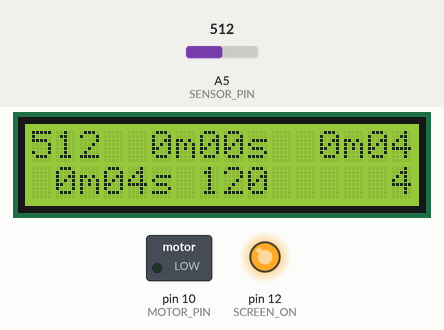
A sketch run on a simulated Arduino Uno, built with avr-gcc and run on an emulated ATmega328P. Shown: 16×2 character LCD, switched loads named in the sketch (green lamp = pin HIGH), output pins drawn as LEDs (lit = HIGH). Inputs (shaded band) come from the test bench; at power-on: A5 (SENSOR_PIN) = 512. Pins used as bus, display or sensor lines are not drawn; what the sketch prints to the serial monitor is not drawn.

Above: at 4.2 s.
4.3 s: A5 (SENSOR_PIN) set to 134
At 8.9 s:
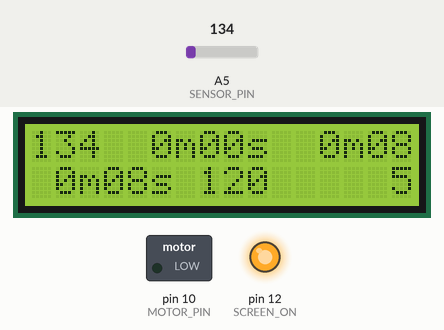
9.6 s: A5 (SENSOR_PIN) set to 108
At 15.9 s:
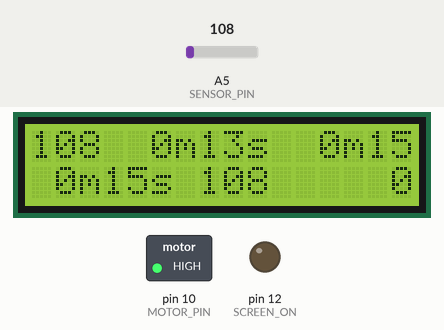
17.1 s: A5 (SENSOR_PIN) set to 233
At 17.7 s:
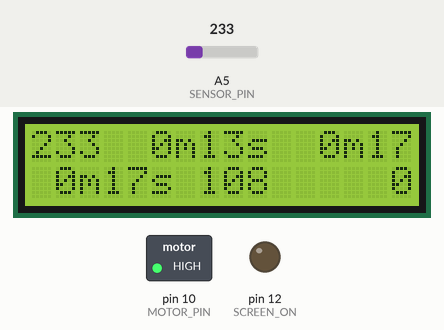
20.8 s: A5 (SENSOR_PIN) set to 267
At 21.4 s:
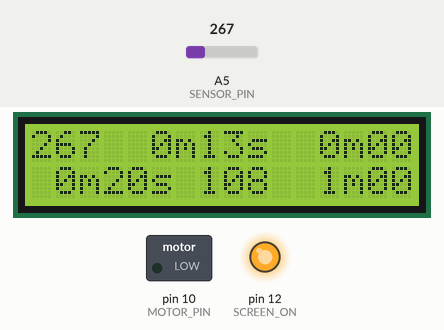
Timing chart, 0 to 23.8 s (numbered marks = the images above; inputs shaded):
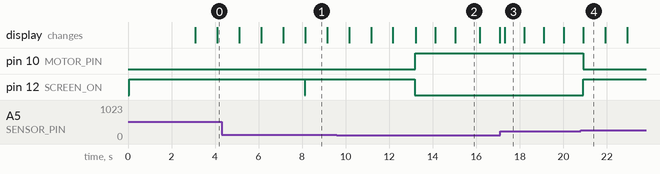

Measured:
- the behaviour switches between 121 and 120 on A5 (SENSOR_PIN) (found by bisection; images 1 and 2)
- the behaviour switches between 249 and 250 on A5 (SENSOR_PIN) (found by bisection; images 3 and 4)
- after the input at 9.6 s, pin 10 (MOTOR_PIN): LOW → HIGH after 3.6 s; pin 12 (SCREEN_ON): goes on until 13.2 s, then stays LOW
- after the input at 20.8 s, pin 10 (MOTOR_PIN): HIGH → LOW after 0.12 s; pin 12 (SCREEN_ON): LOW → HIGH after 0.12 s; the display: changes after 0.13 s (image 4)
- what the display in image 1 shows lasts 1.1 s, from 8.1 s to 9.2 s
- what the display in image 2 shows lasts 1.2 s, from 15.0 s to 16.2 s
- what the display in image 3 shows lasts 0.9 s, from 17.3 s to 18.2 s

The sketch:

pour_and_keep_level.ino
```cpp
/*

Simple Xmas tree watering whish uses minimum level for water sensor
Starts working as soon as the water level is above MAX level.
Mearsures water level periodically. When the level is below the MIN level
it starts water pump and keeps pumping until level is over MAX.

Update History:

19/12/21 v1 - initial prototype that works
11/12/21 v2
 - screen is off when motor is working to save load
 - motor stops after 30s if max is not reached (likely empty watertank)
 - fixed format on screen
13/12/23 v3
 - fixed #4 - restart after power outage
 - changed min interval to 30s
 - changed initial screen to Merry Xmas and version
 - changed initial screen to show countdown at start
 - power off protection: motor start pumping after 30s at start!

*/
/******************
 * Global constants
 *
 * **************/
const int ver=3;  // product version!
int S[3] = {100,120,250}; // Sensor value at 0,50,100%


/******************
 * Board pin layout
 *
 * **************/
// constants won't change. They're used here to set pin numbers:
const int BUTTON_PIN = 13;  // the number of the pushbutton pin
const int MOTOR_PIN =  10;   // LED lit when motor is on
const int SENSOR_PIN = A5; // int Sensor = Analog 5.
//const int SIMULATOR_PIN = 11; // LOW = simulation
const int SENSOR_ON = 8; // pin to turn sensor on
const int SCREEN_ON = 12; // pin to turn screen on

#include <LiquidCrystal.h>
// initialize the library by associating any needed LCD interface pin
// with the arduino pin number it is connected to
const int rs = 2, en = 3, d4 = 4, d5 = 5, d6 = 6, d7 = 7;
LiquidCrystal lcd(rs, en, d4, d5, d6, d7);

/******************
 * Global variables
 *
 * ***************/
bool calibrated = false; // true if calibration was already done

unsigned long motor_started_ms = 0; // last time motor was started
unsigned long motor_stoped_ms = 0;  // last time motor was started
bool motor_is_on = false; // true if motor is on

unsigned long motor_worked_s; // sec motor worked last time
unsigned long motor_idle_s; // ms motor is idle
//unsigned long simulator_extra_ms = 0; // ms which correcponds to level in simulation to adjust motor pump
unsigned long last_drink_s = 0; // time since last drink

int sensor_value; // sensor value 0-1024

float  drink_total = 0;
float  drink_speed = 0;
float pSpeed = 0;


int prev_sensor_value = 0;
int update_interval_s = 30;
int next_mesurement_in_s = 0;
int set_max_min = 1; // set _max min value first time
int s2go = 0; // sec to go to min
int startv, diffv; //sensor value before motor start

// ********************
//  Setup
// ********************

void setup() {

  // initialize the LED pin as an output:
  pinMode(LED_BUILTIN, OUTPUT);
  pinMode(MOTOR_PIN, OUTPUT);
  pinMode(SENSOR_ON, OUTPUT);
  pinMode(SCREEN_ON, OUTPUT);

  // initialize the pushbutton pin as an pull-up input:
  // the pull-up input pin will be HIGH when the switch is open and LOW when the switch is closed.
  pinMode(BUTTON_PIN, INPUT_PULLUP);

  // the pull-up input pin will be HIGH when the switch is open and LOW when the switch is closed.
  //pinMode(SIMULATOR_PIN, INPUT_PULLUP); //short to Ground for LOW

  // open a serial connection to display values
  Serial.begin(9600);

  // set up the LCD's number of columns and rows:
  lcd.begin(16, 2);
  lcd.clear();

  // switch screen on
  digitalWrite(SCREEN_ON, HIGH);
  lcd.setCursor(0,0);

  // initial message max/min
  print_start_screen();
  delay(3000);

  // wait 30s until sensor is in water, but not more than 30s
  int  start_delay = 30; // countdown at start before motor starts if sensor is dry
  while( sensor_read() < S[2] and start_delay > 0)
  {
    print_delay_screen(sensor_value, S[2], start_delay);
    delay(1000);
    start_delay-- ;
  }

 // initialize variables
  prev_sensor_value = sensor_value;
  set_max_min = 1;
  update_interval_s = 5; // set short interval to see how it works
  startv = S[1];
  lcd.clear();
  digitalWrite(LED_BUILTIN, LOW);


}
// ********************
//  Main loop
// ********************
void loop() {

  unsigned long tmp;
  char timestr[10];

   // print to serial
  // Line 1
  Serial.print(sensor_value);
  Serial.print(" "); //
  Serial.print(sensor_value - prev_sensor_value); //
  Serial.print(" "); //
  Serial.print(pSpeed); //
  Serial.print(" "); //
  Serial.println(update_interval_s);

  // keep screen on during countdown
  digitalWrite(SCREEN_ON, HIGH);

  // wait interval
  for(next_mesurement_in_s=update_interval_s; next_mesurement_in_s>0; next_mesurement_in_s--)
  {
    update_screen();
    delay(1000);
  }
  // switch screen off
  digitalWrite(SCREEN_ON, LOW);


  prev_sensor_value = sensor_value;

  // read sensor
  sensor_read();

  // check if we below Min level
  if( sensor_value <= S[1] )
  {
    // if lever is lower than Lmin
    startv = sensor_value; // value before motor start
    diffv = 0; // difference
    Serial.print(sensor_value);
    Serial.print(" -> motor started after ");

    last_drink_s = (millis()-motor_stoped_ms)/1000 ;
    ms_to_string(timestr,last_drink_s );
    Serial.println(timestr);

    // keep pumping water while level is below Lmax
    motor_start();
    while ( sensor_read() + diffv < S[2] )
    {
      diffv = max(diffv, startv-sensor_value);
      Serial.print(sensor_value);
      Serial.print(" + ");
      Serial.print(diffv);
      Serial.print(" = ");
      Serial.println(sensor_value + diffv);
      update_screen();
      //motor_timer(1000); // start motor
      //update_screen();
      delay(200);

      // TODO:add check that motor works too long - 30s?
      if ( millis() - motor_started_ms > 30000 )
      {
        // set threshold to 0 to stop further attempt
        S[1]=0;
        break;
      }
    }
    motor_stop();
    //sensor_value += diffv;
    Serial.print(sensor_value + diffv);
    Serial.println(" max reached ");

    // Level is above Lmax now
    // initiate variables
    update_interval_s = 60; //min(16,update_interval_s);
    //update_screen();
    prev_sensor_value = sensor_value;
    pSpeed = 0;
  }
  else
  {
    // calculate delay for next update
    // current speed
    pSpeed = float(sensor_value - S[1])/float(prev_sensor_value - S[1]);

    if( pSpeed > 0.8 )
    {
      if( update_interval_s <= 1800 ) update_interval_s *= 2; // max period 1h=3600s
    }
    else if ( pSpeed < 0.4)
    {
      if( update_interval_s >= 60 ) update_interval_s /= 4; // min period 15s
    }
    else if ( pSpeed < 0.6)
    {
      if( update_interval_s >= 30 ) update_interval_s /= 2; // min period 15s
    }

    // new function for next delay
    //
    // prev_value  next_value  min_value
    //   |          |           |
    //   v          v           v
    // --+----------+-----------+----
    //              |<---P1---->|
    //   |<------P0------------>|
    //
    // if P1/P0
    //    > 0.8 -> too slow change -> interval *=2
    //    < 0.6 -> too fast change -> interval /=2
    //    within 0.6-0.8 -> ok -> keep interval
    //


  }
}
// ********************
//  Motor module
// ********************
void  motor_start()
{
  digitalWrite(MOTOR_PIN, HIGH);
  motor_started_ms = millis();
  motor_is_on = true;
  //Serial.println("motor started");
  motor_idle_s = (motor_started_ms - motor_stoped_ms)/1000; // time motor stood idle = drinking mode
}
void  motor_stop()
{
  digitalWrite(MOTOR_PIN, LOW);
  motor_stoped_ms = millis();
  motor_worked_s = (motor_stoped_ms - motor_started_ms)/1000; // time motor worked. = filling moden
  motor_is_on = false;
  //Serial.print("motor stoped after ");
  //Serial.print(motor_worked_s);
  //Serial.println(" s");
}

void motor_timer(unsigned int timer)
{
  motor_start();
  delay(timer);
  motor_stop();
}

// ********************
//  Sensor module
// return value 0-1024
// ********************
int sensor_read()
{
    digitalWrite(SENSOR_ON, HIGH);
    delay(10);
    sensor_value = analogRead(A5);
    delay(10);
    sensor_value = analogRead(A5);
    digitalWrite(SENSOR_ON, LOW);

  return sensor_value;
}

// ********************
//  Stabilize sensor by wating until reading is the same X times
//
// ********************

void sensor_stabilize()
{
  sensor_stabilize(3);
}
void sensor_stabilize(int times)
{
  int p=1,cnt=0;
  int v1,v2;

  Serial.println("stabilize start");

  v1 = sensor_value;
  do
  {
    delay(2000);
    v2 = sensor_read();
    if( v2==v1)
    {
      p++;
    }
    else
    {
      p =1;
      v1 = v2;
    }
    print_calibr_value(v2, p);
    cnt++;
  } while (p<times and cnt<100);

  Serial.println("stabilize complete");
}
void print_calibr_value(int v2, int p)
{
    char text[10];

      Serial.print(v2);
      Serial.print(" ");
      Serial.println(p);
      lcd.setCursor(10,1);
      sprintf(text,"%1d %4d",p, v2);
      lcd.print(text);
}

/*********************
 *
 *  Print start screen
 *
0123456789012345
----------------
Merry Xmass v2.0
max=000, min=000
----------------
0123456789012345
*/
void print_start_screen()
{
    char text[17];

      // line 1
      lcd.setCursor(0,0);
      sprintf(text,"Merry Xmas v%d",ver);
      lcd.print(text);

      // Line 2
      lcd.setCursor(0,1);
      sprintf(text,"min=%3d, max=%3d", S[1], S[2]);
      lcd.print(text);
}

/*********************
 *
 *  Print delay screen
 *
0123456789012345
----------------
start.in.00s.or.
push.to.000:.000
----------------
0123456789012345
*/
void print_delay_screen(int now, int max, int time)
{
    char text[17];

      // line 1
      lcd.setCursor(0,0);
      sprintf(text,"start in %2ds or ", time);
      lcd.print(text);

      // Line 2
      lcd.setCursor(0,1);
      sprintf(text,"push to %3d: %3d", max, now);
      lcd.print(text);
}

/*********************
 *
 *  Update screen info
 *
 *
 *
0123456789012345
----------------
AAA BBbBBb CCdCC
DDdDDd EEE FFFFF
----------------
0123456789012345

AAA - last measured sensor value
BBB - last time before refill
CCC - time since motor stopped
DDD - up time
EEE - sensor value when  motor started
FFF - time (s) to next measurement
*/
void update_screen()
{
  char txt[17] ;
  float vol ;
  unsigned long msec = millis();

  // get time string
  char up_time[10];
  char last_time[10];


  // row 1
  // print the number of seconds since reset:
  ms_to_string(up_time, (msec - motor_stoped_ms)/1000);
  ms_to_string(last_time, last_drink_s );
  sprintf(txt,"%3d %6s %s ", sensor_value, last_time, up_time ); // int((unsigned long)(Lmax-sensor_level)*1000/(msec-motor_stoped_ms)) );
  lcd.setCursor(0, 0);
  lcd.print(txt);

  // row 2
  //lcd.setCursor(0, 1);
  //lcd.print(sec_to_time(s));

  //   1s/2s
  // 30m/64m
  ms_to_string(up_time, msec/1000);
  lcd.setCursor(0, 1);
  lcd.print( up_time );

  // diffv
  lcd.setCursor(7, 1);
  sprintf(txt,"%3d ", startv);
  lcd.print( txt );

  // print remaining time until measurement
  lcd.setCursor(11, 1);
  //sprintf(txt,"%4d", next_mesurement_in_s);


  if( next_mesurement_in_s < 60 )
    sprintf(txt,"%5ds ", next_mesurement_in_s);
  else if( next_mesurement_in_s < 3600 )
    sprintf(txt,"%2dm%02d", next_mesurement_in_s/60,next_mesurement_in_s%60);
  else
    sprintf(txt,">%dh   ", next_mesurement_in_s/3600);
  //txt[5]='\0';
  // 00000s
  // 00m00s
  // >0h...
  lcd.print(txt);
}

char * ms_to_string(char *txt, unsigned long sec)
{

  if(sec < 3600 ){
    // 00m00s
    sprintf(txt, "%2dm%02ds\0", int(sec/60), int(sec%60) );

  } else if (sec < 86400 ){
    // 00h00m
    sprintf(txt, "%2dh%02dm\0", int(sec/3600), int((sec/60)%60) );

  } else {
    // 00d00h
    sprintf(txt, "%2dd%02dh\0", int(sec/86400), int((sec/3600)%24) );

  }
  return (char*)txt;
}
```
